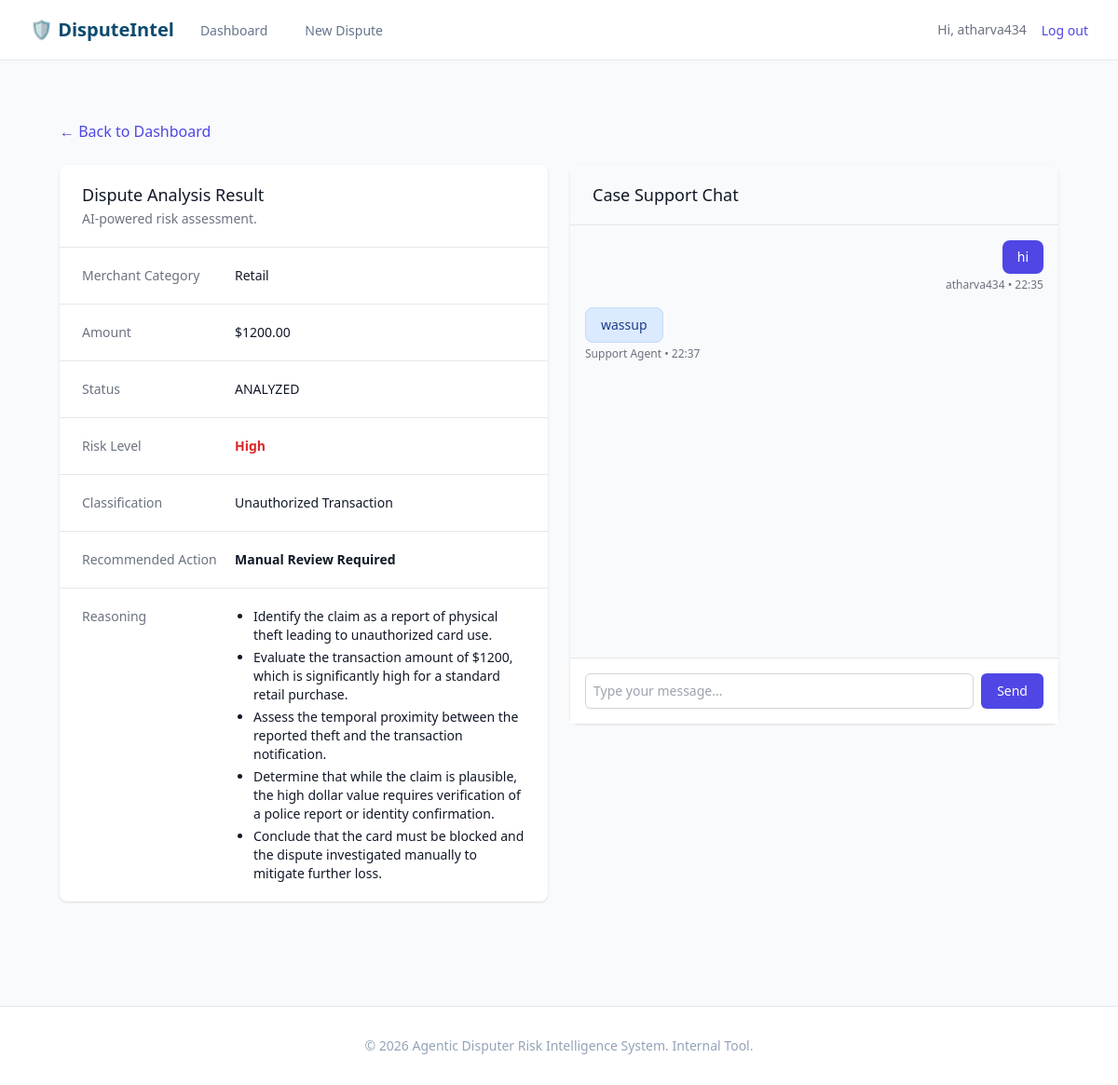
Page /result/30/ (signed in) on the committed database.
### disputes/models.py (models this page shows, shortened)
class DisputeCase(models.Model):
    STATUS_CHOICES = [
        ('NEW', 'New'),
        ('ANALYZED', 'Analyzed'),
        ('RESOLVED', 'Resolved'),
        ('CLOSED', 'Closed'),
    ]
    PRIORITY_CHOICES = [
        ('LOW', 'Low'),
        ('MEDIUM', 'Medium'),
        ('HIGH', 'High'),
        ('CRITICAL', 'Critical'),
    ]
    description = models.TextField(help_text="The dispute description text")
    amount = models.DecimalField(max_digits=10, decimal_places=2, help_text="Transaction amount")
    merchant_category = models.CharField(max_length=100, help_text="e.g., Software, Retail, Travel")
    status = models.CharField(max_length=20, choices=STATUS_CHOICES, default='NEW')
    priority = models.CharField(max_length=20, choices=PRIORITY_CHOICES, default='MEDIUM')
    customer = models.ForeignKey(User, on_delete=models.CASCADE, related_name='disputes', null=True, blank=True)
    assigned_ops = models.ForeignKey(User, on_delete=models.SET_NULL, related_name='assigned_cases', null=True, blank=True)
    created_at = models.DateTimeField(auto_now_add=True)

class RiskAnalysis(models.Model):
    case = models.OneToOneField(DisputeCase, on_delete=models.CASCADE, related_name='analysis')
    risk_score = models.CharField(max_length=20, help_text="Low, Medium, High")
    classification = models.CharField(max_length=100, help_text="Dispute reason classification")
    fraud_signals = models.JSONField(default=list, help_text="List of detected fraud indicators")
    reasoning_steps = models.JSONField(default=list, help_text="Step-by-step reasoning logic")
    recommended_action = models.CharField(max_length=255, help_text="Suggested next step")
    financial_exposure = models.CharField(max_length=50, blank=True, null=True)
    created_at = models.DateTimeField(auto_now_add=True)

class DisputeChatMessage(models.Model):
    case = models.ForeignKey(DisputeCase, on_delete=models.CASCADE, related_name='messages')
    sender = models.ForeignKey(User, on_delete=models.CASCADE)
    message = models.TextField()
    is_internal_note = models.BooleanField(default=False, help_text="If True, visible only to Ops team")
    created_at = models.DateTimeField(auto_now_add=True)

### disputes/views.py (the view, shortened to what this page needs)
# urls.py: path('result/<int:case_id>/', views.dispute_result, name='dispute_result'),
def dispute_result(request, case_id):
    case = get_object_or_404(DisputeCase, id=case_id)
    if request.user != case.customer and not is_ops_user(request.user):
        return redirect('customer_dashboard')
    messages = case.messages.all().order_by('created_at')
    return render(request, 'disputes/result.html', {'case': case, 'chat_messages': messages})

### templates/disputes/result.html (shortened to what this page needs)
{% extends 'base.html' %}
{% block content %}
<div class="max-w-7xl mx-auto px-4 sm:px-6 lg:px-8 py-10">
    <div class="mb-6">
        <a href="{% url 'customer_dashboard' %}" class="text-indigo-600 hover:text-indigo-900">&larr; Back to Dashboard</a>
    </div>
    <div class="grid grid-cols-1 gap-6 lg:grid-cols-2">
        <div class="bg-white shadow overflow-hidden sm:rounded-lg">
            <div class="px-4 py-5 sm:px-6">
                <h3 class="text-lg leading-6 font-medium text-gray-900">
                    Dispute Analysis Result
                </h3>
                <p class="mt-1 max-w-2xl text-sm text-gray-500">
                    AI-powered risk assessment.
                </p>
            </div>
            <div class="border-t border-gray-200 px-4 py-5 sm:p-0">
                <dl class="sm:divide-y sm:divide-gray-200">
                    <div class="py-4 sm:py-5 sm:grid sm:grid-cols-3 sm:gap-4 sm:px-6">
                        <dt class="text-sm font-medium text-gray-500">Merchant Category</dt>
                        <dd class="mt-1 text-sm text-gray-900 sm:mt-0 sm:col-span-2">{{ case.merchant_category }}</dd>
                    </div>
                    <div class="py-4 sm:py-5 sm:grid sm:grid-cols-3 sm:gap-4 sm:px-6">
                        <dt class="text-sm font-medium text-gray-500">Amount</dt>
                        <dd class="mt-1 text-sm text-gray-900 sm:mt-0 sm:col-span-2">${{ case.amount }}</dd>
                    </div>
                    <div class="py-4 sm:py-5 sm:grid sm:grid-cols-3 sm:gap-4 sm:px-6">
                        <dt class="text-sm font-medium text-gray-500">Status</dt>
                        <dd class="mt-1 text-sm text-gray-900 sm:mt-0 sm:col-span-2">{{ case.status }}</dd>
                    </div>
                    <div class="py-4 sm:py-5 sm:grid sm:grid-cols-3 sm:gap-4 sm:px-6">
                        <dt class="text-sm font-medium text-gray-500">Risk Level</dt>
                        <dd class="mt-1 text-sm font-bold sm:mt-0 sm:col-span-2 {% if case.analysis.risk_score == 'High' %}text-red-600{% elif case.analysis.risk_score == 'Medium' %}text-yellow-600{% else %}text-green-600{% endif %}">
                            {{ case.analysis.risk_score }}
                        </dd>
                    </div>
                    <div class="py-4 sm:py-5 sm:grid sm:grid-cols-3 sm:gap-4 sm:px-6">
                        <dt class="text-sm font-medium text-gray-500">Classification</dt>
                        <dd class="mt-1 text-sm text-gray-900 sm:mt-0 sm:col-span-2">{{ case.analysis.classification }}</dd>
                    </div>
                    <div class="py-4 sm:py-5 sm:grid sm:grid-cols-3 sm:gap-4 sm:px-6">
                        <dt class="text-sm font-medium text-gray-500">Recommended Action</dt>
                        <dd class="mt-1 text-sm text-gray-900 sm:mt-0 sm:col-span-2 font-semibold">{{ case.analysis.recommended_action }}</dd>
                    </div>
                    <div class="py-4 sm:py-5 sm:grid sm:grid-cols-3 sm:gap-4 sm:px-6">
                        <dt class="text-sm font-medium text-gray-500">Reasoning</dt>
                        <dd class="mt-1 text-sm text-gray-900 sm:mt-0 sm:col-span-2">
                            <ul class="list-disc pl-5 space-y-1">
                                {% for step in case.analysis.reasoning_steps %}
                                    <li>{{ step }}</li>
                                {% endfor %}
                            </ul>
                        </dd>
                    </div>
                </dl>
            </div>
        </div>
        <div class="bg-white shadow sm:rounded-lg flex flex-col h-[600px]">
            <div class="px-4 py-5 sm:px-6 border-b border-gray-200 bg-gray-50">
                <h3 class="text-lg leading-6 font-medium text-gray-900">
                    Case Support Chat
                </h3>
            </div>
            <div class="flex-1 p-4 overflow-y-auto bg-gray-50" id="chat-messages">
                {% for msg in chat_messages %}
                <div class="flex flex-col mb-4 {% if msg.sender == request.user %}items-end{% else %}items-start{% endif %}">
                    <div class="max-w-[80%] rounded-lg px-4 py-2
                        {% if msg.sender.is_staff %}bg-blue-100 text-blue-900 border border-blue-200
                        {% elif msg.sender == request.user %}bg-indigo-600 text-white
                        {% else %}bg-white border border-gray-200 text-gray-900{% endif %}">
                        <p class="text-sm">{{ msg.message }}</p>
                    </div>
                    <span class="text-xs text-gray-500 mt-1">
                        {% if msg.sender.is_staff %}Support Agent{% else %}{{ msg.sender.username }}{% endif %} • {{ msg.created_at|date:"H:i" }}
                    </span>
                </div>
                {% empty %}
                <p class="text-center text-gray-500 text-sm mt-10">No messages yet. Start the conversation.</p>
                {% endfor %}
            </div>
            <div class="p-4 bg-white border-t border-gray-200">
                <form method="post" class="flex gap-2">
                    <input type="text" name="message" required placeholder="Type your message..."
                        class="flex-1 rounded-md border-gray-300 shadow-sm focus:border-indigo-500 focus:ring-indigo-500 sm:text-sm p-2 border">
                    <button type="submit"
                        class="inline-flex items-center px-4 py-2 border border-transparent text-sm font-medium rounded-md shadow-sm text-white bg-indigo-600 hover:bg-indigo-700 focus:outline-none focus:ring-2 focus:ring-offset-2 focus:ring-indigo-500">
                        Send
                    </button>
                </form>
            </div>
        </div>
    </div>
</div>
{% endblock %}

### templates/base.html (shortened to what this page needs)
<!DOCTYPE html>
<html lang="en">
<head>
    <script src="https://cdn.tailwindcss.com"></script>
</head>
<body class="bg-slate-50 text-slate-900 font-sans antialiased">
    <nav class="bg-white border-b border-slate-200 sticky top-0 z-50">
        <div class="max-w-7xl mx-auto px-4 sm:px-6 lg:px-8">
            <div class="flex justify-between h-16">
                <div class="flex">
                    <div class="flex-shrink-0 flex items-center">
                        <a href="{% url 'landing' %}" class="text-xl font-bold text-fintech-900">🛡️ DisputeIntel</a>
                    </div>
                    <div class="hidden sm:ml-6 sm:flex sm:space-x-8">
                        {% if user.is_authenticated %}
                        <a href="{% url 'customer_dashboard' %}"
                            class="border-transparent text-slate-500 hover:border-fintech-500 hover:text-fintech-900 inline-flex items-center px-1 pt-1 border-b-2 text-sm font-medium">
                            Dashboard
                        </a>
                        <a href="{% url 'analyze_dispute' %}"
                            class="border-transparent text-slate-500 hover:border-fintech-500 hover:text-fintech-900 inline-flex items-center px-1 pt-1 border-b-2 text-sm font-medium">
                            New Dispute
                        </a>
                        {% endif %}
                    </div>
                </div>
                <div class="flex items-center">
                    {% if user.is_authenticated %}
                    <span class="text-sm text-gray-500 mr-4">Hi, {{ user.username }}</span>
                    <form action="{% url 'logout' %}" method="post">
                        <button type="submit" class="text-sm font-medium text-indigo-600 hover:text-indigo-500">Log
                            out</button>
                    </form>
                    {% else %}
                    <a href="{% url 'login' %}"
                        class="text-sm font-medium text-indigo-600 hover:text-indigo-500 mr-4">Log in</a>
                    <a href="{% url 'register' %}"
                        class="rounded-md bg-indigo-600 px-3 py-2 text-sm font-semibold text-white shadow-sm hover:bg-indigo-500">Sign
                        up</a>
                    {% endif %}
                </div>
            </div>
        </div>
    </nav>
    <main class="max-w-7xl mx-auto py-6 sm:px-6 lg:px-8">
        {% block content %}{% endblock %}
    </main>
    <footer class="bg-white border-t border-slate-200 mt-12 py-8">
        <div class="max-w-7xl mx-auto px-4 text-center text-slate-400 text-sm">
            &copy; 2026 Agentic Disputer Risk Intelligence System. Internal Tool.
        </div>
    </footer>
</body>
</html>

### rows in the picture
DisputeCase: merchant_category "Retail", amount "1200.00", status "ANALYZED", analysis.risk_score "High", analysis.classification "Unauthorized Transaction", analysis.recommended_action "Manual Review Required"
DisputeChatMessage: message "hi", sender.username "atharva434", created_at "22:35"
DisputeChatMessage: message "wassup", shows "Support Agent", created_at "22:37"

### other values in the picture
{{ user.username }} "atharva434"
{{ step }} "Identify the claim as a report of physical theft leading to unauthorized card use." "Evaluate the transaction amount of $1200, which is significantly high for a standard retail purchase." "Assess the temporal proximity between the reported theft and the transaction notification." "Determine that while the claim is plausible, the high dollar value requires verification of a police report or identity confirmation." "Conclude that the card must be blocked and the dispute investigated manually to mitigate further loss."
